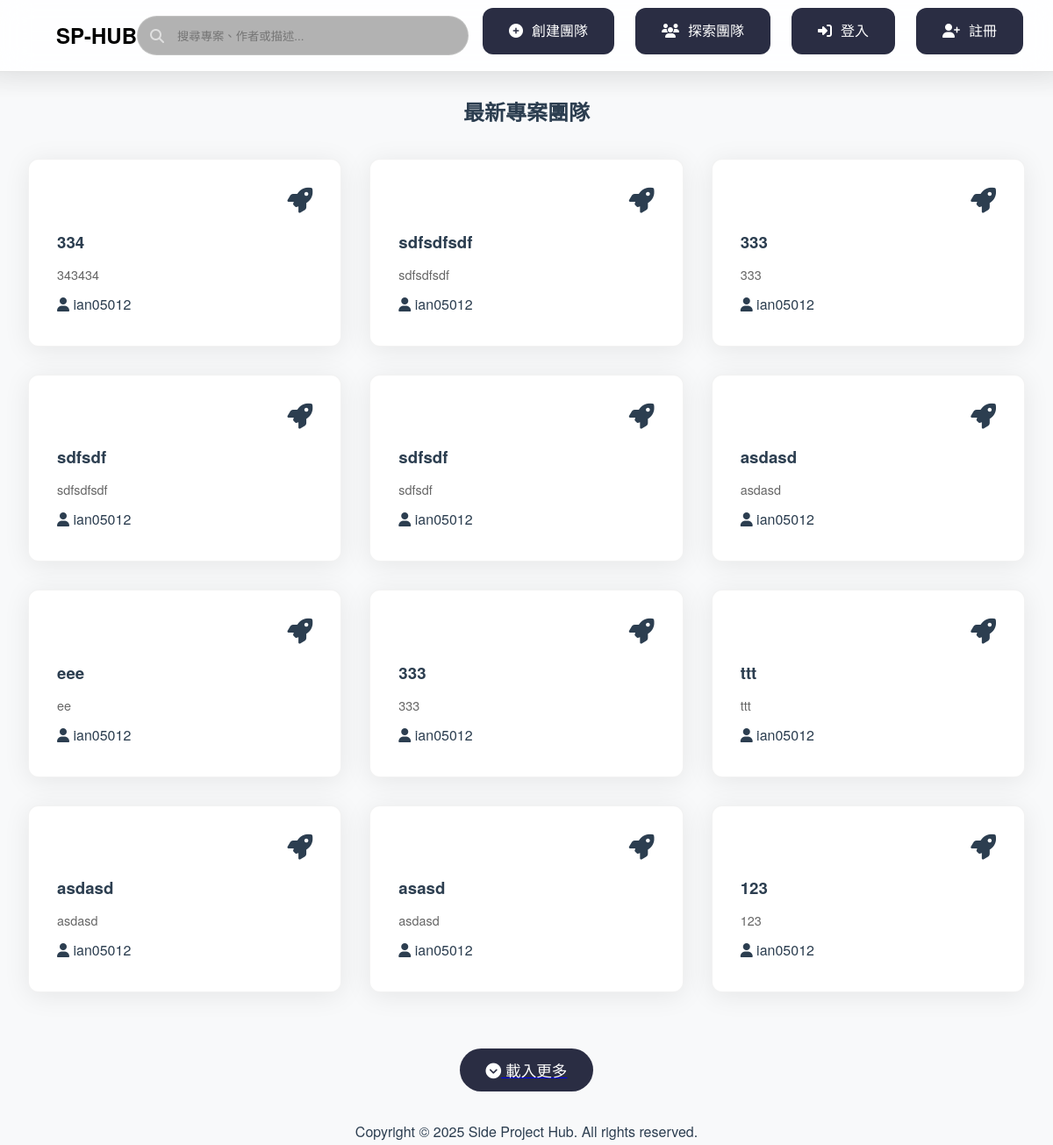
The page / on the database its author committed.
### sp_app/models.py (models this page shows, shortened)
class Post(models.Model):
    title = models.TextField(default="")
    description = models.TextField(default="")
    content = models.TextField(default="")
    author = models.ForeignKey(user, on_delete=models.CASCADE)
    created = models.DateTimeField(auto_now_add=True)
    updated = models.DateTimeField(auto_now=True)
    likes = models.IntegerField(default=0)
    watched = models.IntegerField(default=0)

class user(AbstractUser):
    objects = UserManager()
    name = models.TextField(default="")
    gender = models.TextField(default="男")
    description = models.TextField(default="這個人很懶，還沒留下任何東西~")
    skill = models.TextField(default="什麼都不會")
    birthday = models.DateTimeField(auto_now_add=True)
    headshot = models.TextField(default="")
    education = models.TextField(default="")
    created = models.DateTimeField(auto_now_add=True)
    USERNAME_FIELD = 'username'
    REQUIRED_FIELDS = []

### sp_app/views.py (the view)
# urls.py: path('', TemplateView.as_view(template_name='index.html'), name='home'),
def index(request):
    posts_list = post_manager.get_posts_list()
    if len(posts_list) >= 12:
        posts_list = posts_list[:12]
    return render(request, 'index.html', {'posts_list': posts_list})

### sp_app/backend/post_manager.py (called while the page is built)
def get_posts_list():
    return list(Post.objects.order_by('-id'))

### templates/index.html (shortened to what this page needs)
<!DOCTYPE html>
<html lang="zh-Hant">
<head>
    <link rel="stylesheet" href="../static/css/styles.css">
</head>
<body>
<header class="glass-header" style="padding: 0.5rem 2rem">
    <nav class="nav-container">
        <a href="" style="text-decoration: none; color: black;"><h1>SP-HUB</h1></a>
        <form method="GET" action="{% url 'explore' %}" class="search-container">
            <i class="fas fa-search search-icon"></i>
            <input type="text"
                   class="search-bar"
                   name="search_query"
                   placeholder="搜尋專案、作者或描述..."
                   value="{{ search_query|default:'' }}">
        </form>
        <div class="nav-links">
            <a href="/post/create_post" class="nav-btn neon-hover"><i class="fas fa-plus-circle"></i>創建團隊</a>
            <a href="explore" class="nav-btn neon-hover"><i class="fas fa-users"></i>探索團隊</a>
            {% if request.user.is_authenticated %}
                <div class="user-dropdown">
                    <button class="user-profile nav-btn neon-hover" style="background: var(--primary-green);">
                        <i class="fas fa-user-astronaut"></i>
                        <span>{{ request.user.username }}</span>
                    </button>
                    <div class="dropdown-content">
                        <a href="#"><i class="fas fa-cog"></i>個人設定</a>
                        <a href="/account/logout"><i class="fas fa-sign-out-alt"></i>登出</a>
                    </div>
                </div>
            {% else %}
                <a href="/account/login" class="nav-btn neon-hover"><i class="fas fa-sign-in-alt"></i>登入</a>
                <a href="/account/register" class="nav-btn neon-hover"><i class="fas fa-user-plus"></i>註冊</a>
            {% endif %}
        </div>
    </nav>
    <div class="header-gradient"></div>
</header>
<div class="content" style="margin-top: 2%;">
    <div class="section-header">
        <h2 class="section-title" style="text-align: center;">
            <span class="highlight">最新專案團隊</span>
        </h2>
    </div>
    <div class="project-grid">
        {% for post in posts_list %}
    <div class="project-card">
      <a href="{% url 'post_detail' post.id %}" class="project-link" style="text-decoration: none; color: inherit;">
            <div class="card-header">
                <i class="fas fa-rocket card-icon" style="color: var(--gold-accent);"></i>
            </div>
            <h3 class="project-title">{{ post.title }}</h3>
            <div class="desc-container">
                <p class="project-description">{{ post.description }}</p>
            </div>
            <div class="project-meta">
                <div class="meta-item">
                    <i class="fa-solid fa-user"></i>
                    {{post.author.username}}
                </div>
            </div>
        </a>
        </div>
    {% endfor %}
</div>
    <a href="explore">
    <button class="load-more-btn">
        <i class="fas fa-chevron-circle-down"></i>
        <span>載入更多</span>
    </button></a>
</div>
<footer>
    <div class="footer" style="text-align: center;">
        <p>Copyright © 2025 Side Project Hub. All rights reserved.</p>
    </div>
</footer>
</body>
</html>

### static/css/styles.css (style rules this page uses)
:root { --primary-green: #2A2D43; --secondary-green: #5F6B7D; --light-beige: #F8F9FA; --warm-gray: #7F8C8D; --dark-charcoal: #2C3E50; --transition-speed: 0.3s; --shadow-soft: 0 4px 30px rgba(0, 0, 0, 0.08); --border-radius: 12px; --accent-blue: #4A90E2; --font-stack: 'Inter', -apple-system, BlinkMacSystemFont, 'Segoe UI', Roboto, Oxygen, Ubuntu, Cantarell, sans-serif; }
* { box-sizing: border-box; margin: 0; padding: 0; font-family: 'Helvetica Neue', 'Microsoft JhengHei', sans-serif; }
body { background: var(--light-beige); color: var(--dark-charcoal); line-height: 1.8; min-height: 100vh; display: flex; flex-direction: column; }
.glass-header { background: rgba(255, 255, 255, 0.86); backdrop-filter: blur(16px) saturate(180%); border-bottom: 1px solid rgba(0, 0, 0, 0.06); padding: 0.8rem 2rem; position: sticky; top: 0; z-index: 1000; box-shadow: 0 2px 30px rgba(0, 0, 0, 0.05); }
.header-gradient { height: 4px; background: var(--primary-gradient); position: absolute; bottom: 0; left: 0; right: 0; animation: gradientFlow 3s infinite alternate; }
.nav-container { display: flex; justify-content: space-between; align-items: center; max-width: 1400px; margin: 0 auto; height: 65px; padding: 0 2rem; }
.nav-container > * { height: 100%; display: flex; align-items: center; justify-content: center; flex-wrap: nowrap; padding: 5px 0; }
.nav-links, .search-container, .user-dropdown { display: flex; align-items: center; height: 100%; }
.nav-btn { padding-top: 10px; padding-bottom: 10px; }
.search-container { position: relative; flex-grow: 1; max-width: 500px; margin-right: 1rem; }
.search-icon { position: absolute; left: 15px; top: 50%; transform: translateY(-50%); color: rgba(255, 255, 255, 0.6); }
.search-bar { width: 100%; padding: 12px 45px; border-radius: 30px; border: 1px solid rgba(255, 255, 255, 0.2); background: rgba(0, 0, 0, 0.3); color: white; transition: all 0.3s ease; }
.nav-links { display: flex; gap: 1.5rem; align-items: center; margin-bottom: 1%; }
.nav-btn { padding: 12px 30px; border-radius: var(--border-radius); text-decoration: none; color: white; transition: all var(--transition-speed) ease; display: flex; align-items: center; gap: 10px; background: var(--primary-green); border: none; font-weight: 500; }
.project-grid { display: grid; grid-template-columns: repeat(auto-fill, minmax(300px, 1fr)); gap: 2rem; padding: 2rem; max-width: 1400px; margin: 0 auto; }
.project-card { background: white; border-radius: var(--border-radius); padding: 2rem; transition: all var(--transition-speed) ease; border: 1px solid rgba(0,0,0,0.05); position: relative; overflow: hidden; box-shadow: var(--shadow-soft); }
.desc-container { position: relative; margin: 10px 0; }
.project-description { color: #666; font-size: 0.9rem; line-height: 1.4; max-height: 2.8em; overflow: hidden; position: relative; }
.project-card::before { content: ''; position: absolute; top: 0; left: 0; width: 100%; height: 4px; background: var(--primary-green); opacity: 0; transition: opacity var(--transition-speed) ease; }
.card-header { display: flex; justify-content: space-between; align-items: center; margin-bottom: 1rem; }
.card-icon { font-size: 1.8rem; color: var(--cyber-purple); }
.load-more-btn { display: block; margin: 2rem auto; padding: 12px 30px; background: var(--cyber-purple); border: none; border-radius: 30px; color: white; font-size: 1.1em; cursor: pointer; transition: all 0.3s ease; }
.nav-links { margin-right: -30px; }
.glass-header::after { content: ''; position: absolute; bottom: -30px; left: 0; right: 0; height: 30px; pointer-events: none; background: linear-gradient(to bottom, rgba(0,0,0,0.05), transparent); }
.load-more-btn { background: var(--primary-green); color: white; }

### rows shown on the page
Post: title "334", description "343434", author.username "ian05012"
Post: title "sdfsdfsdf", description "sdfsdfsdf", author.username "ian05012"
Post: title "333", description "333", author.username "ian05012"
Post: title "sdfsdf", description "sdfsdfsdf", author.username "ian05012"
Post: title "sdfsdf", description "sdfsdf", author.username "ian05012"
Post: title "asdasd", description "asdasd", author.username "ian05012"
Post: title "eee", description "ee", author.username "ian05012"
Post: title "333", description "333", author.username "ian05012"
Post: title "ttt", description "ttt", author.username "ian05012"
Post: title "asdasd", description "asdasd", author.username "ian05012"
Post: title "asasd", description "asdasd", author.username "ian05012"
Post: title "123", description "123", author.username "ian05012"
